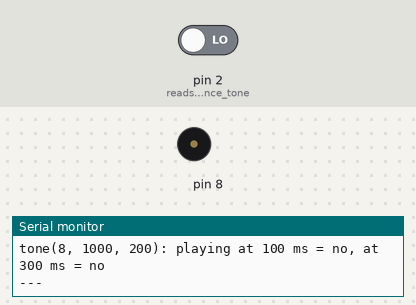
Recording of a sketch running on a simulated Arduino Uno, built for the host (arithmetic inside an expression is 32-bit, double 64-bit). Shown: buzzer (waves = sounding), the last lines printed to the serial monitor. The test bench sets the inputs (shaded band); at power-on: pin 2 (reads_LOW_once_tone) LOW.

Above: at 2.5 s.
At 7.99 s:
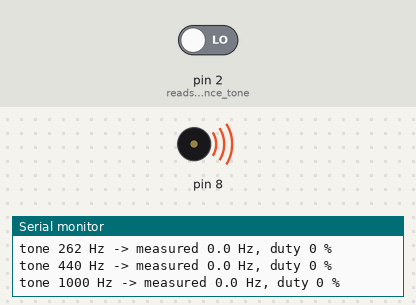
Timing chart, 0 to 8.3 s (numbered marks = the images above):
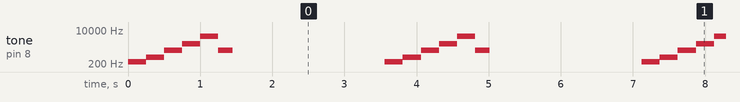

The sketch:

tone_loopback.ino
```cpp
// tone() check without a buzzer: wire D8 (tone output) to D2 (input).
// Plays each frequency on D8 and measures it on D2 with pulseIn(), then checks
// that a timed tone stops after its duration.
const unsigned int frequencies[] = {262, 440, 1000, 2000, 5000};

void setup() {
    Serial.begin(115200);
    while (!Serial) {}
    pinMode(2, INPUT_PULLDOWN);   // reads LOW once tone() releases D8
}

void loop() {
    for (unsigned int f : frequencies) {
        tone(8, f);
        delay(50);
        const unsigned long high = pulseIn(2, HIGH, 100000);
        const unsigned long low = pulseIn(2, LOW, 100000);
        noTone(8);
        const unsigned long period = high + low;
        Serial.print("tone ");
        Serial.print(f);
        Serial.print(" Hz -> measured ");
        Serial.print(period ? 1000000.0 / period : 0.0, 1);
        Serial.print(" Hz, duty ");
        Serial.print(period ? 100.0 * high / period : 0.0, 0);
        Serial.println(" %");
    }

    tone(8, 1000, 200);
    delay(100);
    const bool playing_at_100ms = pulseIn(2, HIGH, 5000) > 0;
    delay(200);
    const bool playing_at_300ms = pulseIn(2, HIGH, 5000) > 0;
    Serial.print("tone(8, 1000, 200): playing at 100 ms = ");
    Serial.print(playing_at_100ms ? "yes" : "no");
    Serial.print(", at 300 ms = ");
    Serial.println(playing_at_300ms ? "yes" : "no");
    Serial.println("---");
    delay(2000);
}
```

Measured:
- by itself, tone on pin 8: repeats every 3.6 s: 440 Hz 0.25 s, 1000 Hz 0.25 s, 2000 Hz 0.25 s, 5000 Hz 0.25 s, 1000 Hz 0.20 s, silent 2.1 s, 262 Hz 0.25 s
